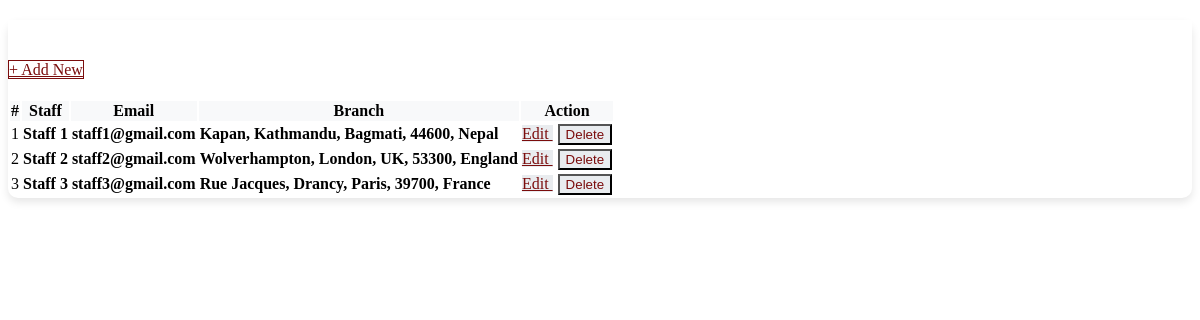
Page /staff_list.php on the committed database.
### tables this page shows
CREATE TABLE `users` (
  `id` int(30) NOT NULL,
  `firstname` varchar(200) NOT NULL,
  `lastname` varchar(200) NOT NULL,
  `email` varchar(200) NOT NULL,
  `password` text NOT NULL,
  `type` tinyint(1) NOT NULL DEFAULT 2 COMMENT '1 = admin, 2 = staff',
  `branch_id` int(30) NOT NULL,
  `date_created` datetime NOT NULL DEFAULT current_timestamp()
);

### staff_list.php (the view, shortened to what this page needs)
<?php include 'db_connect.php'; ?>
<!DOCTYPE html>
<html lang="en">
<head>
    <link rel="stylesheet" href="styles/staff_list.css">
</head>
<body>
    <div class="container">
        <div class="card card-outline card-primary mt-4">
            <div class="card-header d-flex justify-content-between align-items-center">
                <h3 class="card-title">Staff List</h3>
                <div class="card-tools">
                    <a class="btn btn-sm btn-primary btn-flat btn-add-new" href="./index.php?page=new_staff">
                        + Add New
                    </a>
                </div>
            </div>
            <div class="card-body">
                <div class="table-responsive">
                    <table class="table table-hover table-bordered table-striped" id="list">
                        <thead>
                            <tr>
                                <th class="text-center">#</th>
                                <th>Staff</th>
                                <th>Email</th>
                                <th>Branch</th>
                                <th>Action</th>
                            </tr>
                        </thead>
                        <tbody>
                            <?php
                            $i = 1;
                            $qry = $conn->query("SELECT u.*, CONCAT(u.firstname,' ',u.lastname) AS name, CONCAT(b.street,', ',b.city,', ',b.state,', ',b.zip_code,', ',b.country) AS baddress FROM users u INNER JOIN branches b ON b.id = u.branch_id WHERE u.type = 2 ORDER BY CONCAT(u.firstname,' ',u.lastname) ASC ");
                            while ($row = $qry->fetch_assoc()) :
                            ?>
                                <tr>
                                    <td class="text-center"><?php echo $i++ ?></td>
                                    <td><b><?php echo ucwords($row['name']) ?></b></td>
                                    <td><b><?php echo ($row['email']) ?></b></td>
                                    <td><b><?php echo ucwords($row['baddress']) ?></b></td>
                                    <td class="text-center">
                                        <div class="btn-group">
                                            <a href="index.php?page=edit_staff&id=<?php echo $row['id'] ?>" class="btn btn-primary btn-flat">
                                                Edit
                                            </a>
                                            <button type="button" class="btn btn-danger btn-flat delete_staff" data-id="<?php echo $row['id'] ?>">
                                                Delete
                                            </button>
                                        </div>
                                    </td>
                                </tr>
                            <?php endwhile; ?>
                        </tbody>
                    </table>
                </div>
            </div>
        </div>
    </div>
</body>
</html>

### styles/staff_list.css (style rules this page uses)
.card { margin-top: 20px; border-radius: 10px; box-shadow: 0 4px 8px rgba(0,0,0,0.1); }
.card-header { background-color: #ffffff; color: white; border-bottom: none; }
.card-header .btn-add-new { background-color: #ffffff; color: #7B0C0C; border: 1px solid #7B0C0C; }
.table-responsive { margin-top: 20px; }
.table th, .table td { vertical-align: middle !important; }
.table th { background-color: #f8f9fa; }
.btn-group .btn { margin-right: 5px; background-color: #e9ecef; color:#7B0C0C; }
.btn-group .btn:last-child { margin-right: 0; }

### rows in the picture
users: name "Staff 1", email "staff1@gmail.com", baddress "Kapan, Kathmandu, Bagmati, 44600, Nepal"
users: name "Staff 2", email "staff2@gmail.com", baddress "Wolverhampton, London, UK, 53300, England"
users: name "Staff 3", email "staff3@gmail.com", baddress "Rue Jacques, Drancy, Paris, 39700, France"
